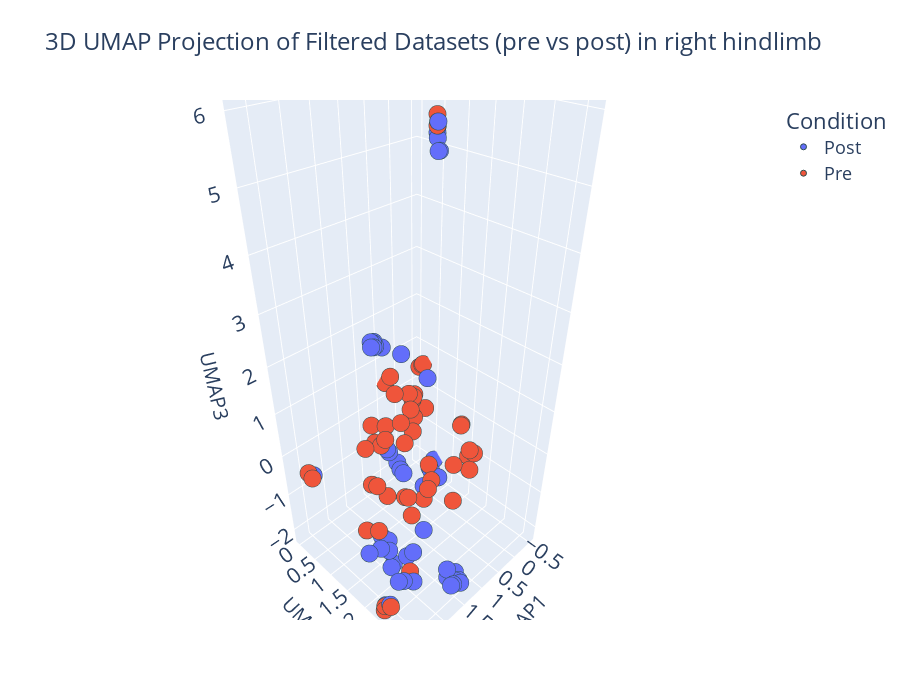
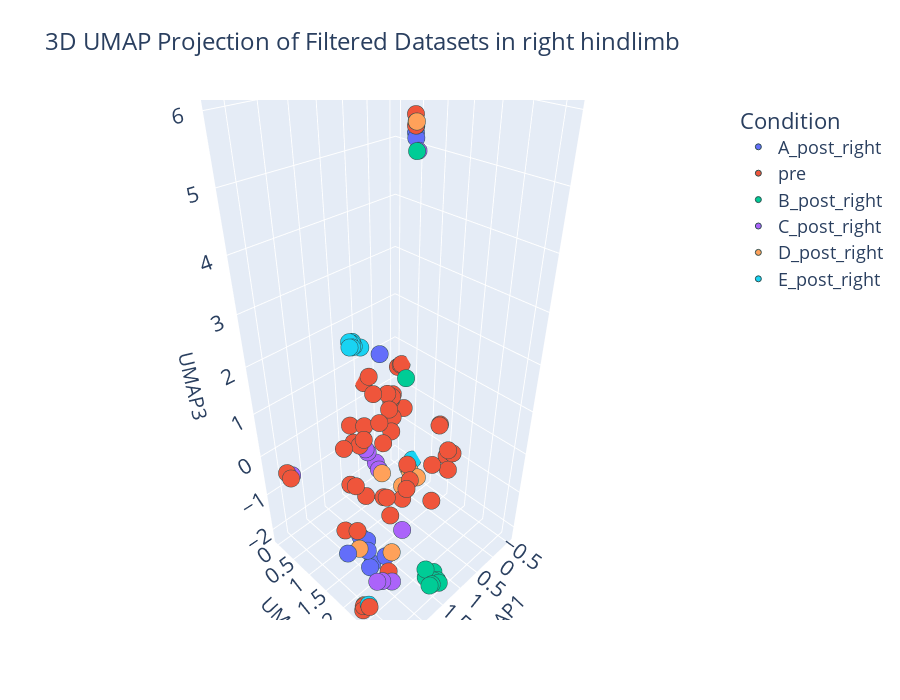

Notebook cell for these charts, in order:
### Markdown cell above
## UMAP Projection of the right limb

### Code cell
umap_plot_df["Dataset_label"] = umap_plot_df["Dataset"].map(dataset_label_map)
umap_plot_df_right = umap_plot_df[umap_plot_df["Dataset_label"].str.contains("right")]

umap_plot_df_right["Condition"] = umap_plot_df_right["Dataset_label"].apply(lambda x: "Pre" if "pre" in x.lower() else "Post")

fig = px.scatter_3d(
    umap_plot_df_right,
    x="UMAP1",
    y="UMAP2",
    z="UMAP3",
    color="Condition",
    symbol=None,
    hover_data=umap_plot_df_right.columns,
    title="3D UMAP Projection of Filtered Datasets (pre vs post) in right hindlimb"
)
fig.update_traces(marker=dict(size=SCATTER_SIZE, line=dict(width=SCATTER_LINE_WIDTH, color='DarkSlateGrey'), symbol=SCATTER_SYMBOL))
fig.update_layout(
    legend=dict(title="Condition", x=1.05, y=1, font=dict(size=LEGEND_FONT_SIZE)),
    width=900,
    height=700,
    scene=dict(
        xaxis=dict(title_font=dict(size=AXIS_TITLE_FONT_SIZE), tickfont=dict(size=AXIS_FONT_SIZE)),
        yaxis=dict(title_font=dict(size=AXIS_TITLE_FONT_SIZE), tickfont=dict(size=AXIS_FONT_SIZE)),
        zaxis=dict(title_font=dict(size=AXIS_TITLE_FONT_SIZE), tickfont=dict(size=AXIS_FONT_SIZE)),
    ),
    title=dict(font=dict(size=TITLE_FONT_SIZE))
)
fig.show()

umap_plot_df_right["Post_Condition"] = umap_plot_df_right["Dataset_label"].apply(extract_post_condition)

fig = px.scatter_3d(
    umap_plot_df_right,
    x="UMAP1",
    y="UMAP2",
    z="UMAP3",
    color="Post_Condition",
    symbol=None,
    hover_data=umap_plot_df_right.columns,
    title="3D UMAP Projection of Filtered Datasets in right hindlimb"
)
fig.update_traces(marker=dict(size=SCATTER_SIZE, line=dict(width=SCATTER_LINE_WIDTH, color='DarkSlateGrey'), symbol=SCATTER_SYMBOL))
fig.update_layout(
    legend=dict(title="Condition", x=1.05, y=1, font=dict(size=LEGEND_FONT_SIZE)),
    width=900,
    height=700,
    scene=dict(
        xaxis=dict(title_font=dict(size=AXIS_TITLE_FONT_SIZE), tickfont=dict(size=AXIS_FONT_SIZE)),
        yaxis=dict(title_font=dict(size=AXIS_TITLE_FONT_SIZE), tickfont=dict(size=AXIS_FONT_SIZE)),
        zaxis=dict(title_font=dict(size=AXIS_TITLE_FONT_SIZE), tickfont=dict(size=AXIS_FONT_SIZE)),
    ),
    title=dict(font=dict(size=TITLE_FONT_SIZE))
)
fig.show()

### Figure 1 — Plotly figure (JSON) as saved in the notebook; plotly's stock layout.template omitted (floating-point values rounded to 4 significant figures; data arrays with more than 128 entries replaced by an {"elided": "..."} marker saying what was removed)
{"data": [{"customdata": {"elided": "50x4 mixed values"}, "hovertemplate": "Condition=%{customdata[3]}<br>UMAP1=%{x}<br>UMAP2=%{y}<br>UMAP3=%{z}<br>Dataset=%{customdata[0]}<br>Mouse=%{customdata[1]}<br>Dataset_label=%{customdata[2]}<extra></extra>", "legendgroup": "Post", "marker": {"color": "#636efa", "line": {"color": "DarkSlateGrey", "width": 1}, "size": 6, "symbol": "circle"}, "mode": "markers", "name": "Post", "scene": "scene", "showlegend": true, "type": "scatter3d", "x": [0.7476, 0.2663, 1.58, 1.372, 1.532, 2.172, 1.514, 1.793, 1.585, 1.727, 1.929, 1.441, 2.507, 1.022, 0.9513, 2.6, 1.056, 2.118, 0.9836, 1.364, 2.284, 1.823, 2.534, 1.264, 2.227, 2.139, 0.5408, 1.894, 2.23, 2.672, 1.03, 0.5791, 1.793, 0.5539, 1.286, -0.5222, 1.168, 1.194, 1.368, 0.9921, 2.62, 1.216, 2.061, 1.813, 1.292, 1.957, 2.104, 2.176, 2.427, 1.99], "y": [0.8642, 1.055, 2.858, 2.875, 3.027, 2.981, 3.127, 3.148, 2.877, 3.141, 2.735, 3.029, 0.3351, 0.7116, 0.9224, 2.675, 1.119, 2.952, 0.7269, 2.054, 2.709, 1.378, 2.727, 1.422, 3.023, 2.936, 1.402, 2.308, 1.815, 2.393, 1.719, 1.678, 1.537, 1.468, 0.6897, 0.537, 0.6288, 0.6962, 0.7901, 0.6343, 2.459, 0.6713, 2.86, 2.064, 0.7633, 2.767, 1.897, 2.026, 1.722, 1.884], "z": [1.725, 1.041, -1.616, -1.873, -1.823, 6.019, -1.804, -1.585, -1.825, -1.623, 6.11, -1.895, -0.3798, -0.4704, -0.7303, -1.142, -0.7067, 6.005, -0.5644, -1.41, -1.418, -1.78, -1.138, -0.441, 6.333, 6.301, -0.8139, -1.347, -1.39, -2.033, -0.7286, -0.86, -1.79, -0.8643, 2.147, -1.931, 2.071, 2.024, 2.127, 1.872, -2.003, 2.082, 6.231, -1.758, 2.08, 6.067, -1.485, -1.779, -1.431, -1.979]}, {"customdata": {"elided": "50x4 mixed values"}, "hovertemplate": "Condition=%{customdata[3]}<br>UMAP1=%{x}<br>UMAP2=%{y}<br>UMAP3=%{z}<br>Dataset=%{customdata[0]}<br>Mouse=%{customdata[1]}<br>Dataset_label=%{customdata[2]}<extra></extra>", "legendgroup": "Pre", "marker": {"color": "#EF553B", "line": {"color": "DarkSlateGrey", "width": 1}, "size": 6, "symbol": "circle"}, "mode": "markers", "name": "Pre", "scene": "scene", "showlegend": true, "type": "scatter3d", "x": [1.597, 0.5756, 1.235, 0.904, 1.249, 0.4412, 1.483, 1.892, 1.618, 2.686, 2.641, -0.5049, 2.506, 2.563, 0.4725, -0.4694, 0.3625, 0.5442, 1.534, 0.4697, 2.149, 1.176, 0.6428, 2.242, 0.2383, 0.1179, 1.829, 0.1141, 0.3423, 2.224, 2.612, 2.02, 1.794, 2.044, -0.5271, 0.2252, 0.3648, 2.112, 1.723, 1.45, 0.1169, 2.074, 0.06059, 2.723, 2.164, 1.787, 0.689, 2.378, 0.8432, 1.584], "y": [1.325, 1.012, 0.9379, 1.307, 0.552, 1.931, 2.27, 2.274, 2.461, 2.396, 2.5, 0.1887, 2.115, 0.2618, 0.8949, 0.1176, 0.8052, 0.84, 1.134, 0.8626, 2.488, 1.136, 0.9862, 1.675, 2.13, 2.144, 2.493, 2.004, 1.076, 1.795, 0.449, 2.324, 1.004, 2.274, 0.1433, 2.146, -0.01545, 2.903, 2.487, 0.8684, 1.792, 2.864, 1.756, 2.419, 1.975, 2.012, 2.165, 1.629, 0.6662, 1.715], "z": [0.5476, 0.2608, 0.3973, 0.2947, 0.1823, -0.4439, 0.5302, -0.3928, 0.3983, -2.047, -2.006, 0.5335, -0.4067, -0.3363, 0.6279, 0.4446, 0.5805, 0.7107, 0.2435, 0.5341, -1.48, 1.222, 0.4718, 0.1756, -0.07089, -0.2206, 0.1439, -0.3871, 0.3866, 0.2134, -0.3041, 0.1868, 0.2499, 0.1793, 0.4813, -0.5729, 0.4022, 6.25, 0.2926, 0.08549, 0.2507, 6.35, 0.2214, -2.107, 0.06838, 1.041, -1.05, -0.9197, 1.175, 1.165]}], "layout": {"height": 700, "legend": {"font": {"size": 18}, "title": {"text": "Condition"}, "tracegroupgap": 0, "x": 1.05, "y": 1}, "scene": {"domain": {"x": [0, 1], "y": [0, 1]}, "xaxis": {"tickfont": {"size": 16}, "title": {"font": {"size": 20}, "text": "UMAP1"}}, "yaxis": {"tickfont": {"size": 16}, "title": {"font": {"size": 20}, "text": "UMAP2"}}, "zaxis": {"tickfont": {"size": 16}, "title": {"font": {"size": 20}, "text": "UMAP3"}}}, "title": {"font": {"size": 24}, "text": "3D UMAP Projection of Filtered Datasets (pre vs post) in right hindlimb"}, "width": 900}}

### Figure 2 — Plotly figure (JSON) as saved in the notebook; plotly's stock layout.template omitted (floating-point values rounded to 4 significant figures; data arrays with more than 128 entries replaced by an {"elided": "..."} marker saying what was removed)
{"data": [{"customdata": [[1, 1, "A_post_right", "Post", "A_post_right"], [1, 21, "A_post_right", "Post", "A_post_right"], [1, 43, "A_post_right", "Post", "A_post_right"], [1, 65, "A_post_right", "Post", "A_post_right"], [1, 87, "A_post_right", "Post", "A_post_right"], [1, 91, "A_post_right", "Post", "A_post_right"], [1, 93, "A_post_right", "Post", "A_post_right"], [1, 95, "A_post_right", "Post", "A_post_right"], [1, 97, "A_post_right", "Post", "A_post_right"], [1, 99, "A_post_right", "Post", "A_post_right"]], "hovertemplate": "Post_Condition=%{customdata[4]}<br>UMAP1=%{x}<br>UMAP2=%{y}<br>UMAP3=%{z}<br>Dataset=%{customdata[0]}<br>Mouse=%{customdata[1]}<br>Dataset_label=%{customdata[2]}<br>Condition=%{customdata[3]}<extra></extra>", "legendgroup": "A_post_right", "marker": {"color": "#636efa", "line": {"color": "DarkSlateGrey", "width": 1}, "size": 6, "symbol": "circle"}, "mode": "markers", "name": "A_post_right", "scene": "scene", "showlegend": true, "type": "scatter3d", "x": [0.7476, 1.929, 1.823, 1.793, 1.813, 1.957, 2.104, 2.176, 2.427, 1.99], "y": [0.8642, 2.735, 1.378, 1.537, 2.064, 2.767, 1.897, 2.026, 1.722, 1.884], "z": [1.725, 6.11, -1.78, -1.79, -1.758, 6.067, -1.485, -1.779, -1.431, -1.979]}, {"customdata": {"elided": "50x5 mixed values"}, "hovertemplate": "Post_Condition=%{customdata[4]}<br>UMAP1=%{x}<br>UMAP2=%{y}<br>UMAP3=%{z}<br>Dataset=%{customdata[0]}<br>Mouse=%{customdata[1]}<br>Dataset_label=%{customdata[2]}<br>Condition=%{customdata[3]}<extra></extra>", "legendgroup": "pre", "marker": {"color": "#EF553B", "line": {"color": "DarkSlateGrey", "width": 1}, "size": 6, "symbol": "circle"}, "mode": "markers", "name": "pre", "scene": "scene", "showlegend": true, "type": "scatter3d", "x": [1.597, 0.5756, 1.235, 0.904, 1.249, 0.4412, 1.483, 1.892, 1.618, 2.686, 2.641, -0.5049, 2.506, 2.563, 0.4725, -0.4694, 0.3625, 0.5442, 1.534, 0.4697, 2.149, 1.176, 0.6428, 2.242, 0.2383, 0.1179, 1.829, 0.1141, 0.3423, 2.224, 2.612, 2.02, 1.794, 2.044, -0.5271, 0.2252, 0.3648, 2.112, 1.723, 1.45, 0.1169, 2.074, 0.06059, 2.723, 2.164, 1.787, 0.689, 2.378, 0.8432, 1.584], "y": [1.325, 1.012, 0.9379, 1.307, 0.552, 1.931, 2.27, 2.274, 2.461, 2.396, 2.5, 0.1887, 2.115, 0.2618, 0.8949, 0.1176, 0.8052, 0.84, 1.134, 0.8626, 2.488, 1.136, 0.9862, 1.675, 2.13, 2.144, 2.493, 2.004, 1.076, 1.795, 0.449, 2.324, 1.004, 2.274, 0.1433, 2.146, -0.01545, 2.903, 2.487, 0.8684, 1.792, 2.864, 1.756, 2.419, 1.975, 2.012, 2.165, 1.629, 0.6662, 1.715], "z": [0.5476, 0.2608, 0.3973, 0.2947, 0.1823, -0.4439, 0.5302, -0.3928, 0.3983, -2.047, -2.006, 0.5335, -0.4067, -0.3363, 0.6279, 0.4446, 0.5805, 0.7107, 0.2435, 0.5341, -1.48, 1.222, 0.4718, 0.1756, -0.07089, -0.2206, 0.1439, -0.3871, 0.3866, 0.2134, -0.3041, 0.1868, 0.2499, 0.1793, 0.4813, -0.5729, 0.4022, 6.25, 0.2926, 0.08549, 0.2507, 6.35, 0.2214, -2.107, 0.06838, 1.041, -1.05, -0.9197, 1.175, 1.165]}, {"customdata": [[5, 3, "B_post_right", "Post", "B_post_right"], [5, 5, "B_post_right", "Post", "B_post_right"], [5, 7, "B_post_right", "Post", "B_post_right"], [5, 9, "B_post_right", "Post", "B_post_right"], [5, 11, "B_post_right", "Post", "B_post_right"], [5, 13, "B_post_right", "Post", "B_post_right"], [5, 15, "B_post_right", "Post", "B_post_right"], [5, 17, "B_post_right", "Post", "B_post_right"], [5, 19, "B_post_right", "Post", "B_post_right"], [5, 23, "B_post_right", "Post", "B_post_right"]], "hovertemplate": "Post_Condition=%{customdata[4]}<br>UMAP1=%{x}<br>UMAP2=%{y}<br>UMAP3=%{z}<br>Dataset=%{customdata[0]}<br>Mouse=%{customdata[1]}<br>Dataset_label=%{customdata[2]}<br>Condition=%{customdata[3]}<extra></extra>", "legendgroup": "B_post_right", "marker": {"color": "#00cc96", "line": {"color": "DarkSlateGrey", "width": 1}, "size": 6, "symbol": "circle"}, "mode": "markers", "name": "B_post_right", "scene": "scene", "showlegend": true, "type": "scatter3d", "x": [0.2663, 1.58, 1.372, 1.532, 2.172, 1.514, 1.793, 1.585, 1.727, 1.441], "y": [1.055, 2.858, 2.875, 3.027, 2.981, 3.127, 3.148, 2.877, 3.141, 3.029], "z": [1.041, -1.616, -1.873, -1.823, 6.019, -1.804, -1.585, -1.825, -1.623, -1.895]}, {"customdata": [[9, 25, "C_post_right", "Post", "C_post_right"], [9, 27, "C_post_right", "Post", "C_post_right"], [9, 29, "C_post_right", "Post", "C_post_right"], [9, 31, "C_post_right", "Post", "C_post_right"], [9, 33, "C_post_right", "Post", "C_post_right"], [9, 35, "C_post_right", "Post", "C_post_right"], [9, 37, "C_post_right", "Post", "C_post_right"], [9, 39, "C_post_right", "Post", "C_post_right"], [9, 41, "C_post_right", "Post", "C_post_right"], [9, 45, "C_post_right", "Post", "C_post_right"]], "hovertemplate": "Post_Condition=%{customdata[4]}<br>UMAP1=%{x}<br>UMAP2=%{y}<br>UMAP3=%{z}<br>Dataset=%{customdata[0]}<br>Mouse=%{customdata[1]}<br>Dataset_label=%{customdata[2]}<br>Condition=%{customdata[3]}<extra></extra>", "legendgroup": "C_post_right", "marker": {"color": "#ab63fa", "line": {"color": "DarkSlateGrey", "width": 1}, "size": 6, "symbol": "circle"}, "mode": "markers", "name": "C_post_right", "scene": "scene", "showlegend": true, "type": "scatter3d", "x": [2.507, 1.022, 0.9513, 2.6, 1.056, 2.118, 0.9836, 1.364, 2.284, 2.534], "y": [0.3351, 0.7116, 0.9224, 2.675, 1.119, 2.952, 0.7269, 2.054, 2.709, 2.727], "z": [-0.3798, -0.4704, -0.7303, -1.142, -0.7067, 6.005, -0.5644, -1.41, -1.418, -1.138]}, {"customdata": [[13, 47, "D_post_right", "Post", "D_post_right"], [13, 49, "D_post_right", "Post", "D_post_right"], [13, 51, "D_post_right", "Post", "D_post_right"], [13, 53, "D_post_right", "Post", "D_post_right"], [13, 55, "D_post_right", "Post", "D_post_right"], [13, 57, "D_post_right", "Post", "D_post_right"], [13, 59, "D_post_right", "Post", "D_post_right"], [13, 61, "D_post_right", "Post", "D_post_right"], [13, 63, "D_post_right", "Post", "D_post_right"], [13, 67, "D_post_right", "Post", "D_post_right"]], "hovertemplate": "Post_Condition=%{customdata[4]}<br>UMAP1=%{x}<br>UMAP2=%{y}<br>UMAP3=%{z}<br>Dataset=%{customdata[0]}<br>Mouse=%{customdata[1]}<br>Dataset_label=%{customdata[2]}<br>Condition=%{customdata[3]}<extra></extra>", "legendgroup": "D_post_right", "marker": {"color": "#FFA15A", "line": {"color": "DarkSlateGrey", "width": 1}, "size": 6, "symbol": "circle"}, "mode": "markers", "name": "D_post_right", "scene": "scene", "showlegend": true, "type": "scatter3d", "x": [1.264, 2.227, 2.139, 0.5408, 1.894, 2.23, 2.672, 1.03, 0.5791, 0.5539], "y": [1.422, 3.023, 2.936, 1.402, 2.308, 1.815, 2.393, 1.719, 1.678, 1.468], "z": [-0.441, 6.333, 6.301, -0.8139, -1.347, -1.39, -2.033, -0.7286, -0.86, -0.8643]}, {"customdata": [[17, 69, "E_post_right", "Post", "E_post_right"], [17, 71, "E_post_right", "Post", "E_post_right"], [17, 73, "E_post_right", "Post", "E_post_right"], [17, 75, "E_post_right", "Post", "E_post_right"], [17, 77, "E_post_right", "Post", "E_post_right"], [17, 79, "E_post_right", "Post", "E_post_right"], [17, 81, "E_post_right", "Post", "E_post_right"], [17, 83, "E_post_right", "Post", "E_post_right"], [17, 85, "E_post_right", "Post", "E_post_right"], [17, 89, "E_post_right", "Post", "E_post_right"]], "hovertemplate": "Post_Condition=%{customdata[4]}<br>UMAP1=%{x}<br>UMAP2=%{y}<br>UMAP3=%{z}<br>Dataset=%{customdata[0]}<br>Mouse=%{customdata[1]}<br>Dataset_label=%{customdata[2]}<br>Condition=%{customdata[3]}<extra></extra>", "legendgroup": "E_post_right", "marker": {"color": "#19d3f3", "line": {"color": "DarkSlateGrey", "width": 1}, "size": 6, "symbol": "circle"}, "mode": "markers", "name": "E_post_right", "scene": "scene", "showlegend": true, "type": "scatter3d", "x": [1.286, -0.5222, 1.168, 1.194, 1.368, 0.9921, 2.62, 1.216, 2.061, 1.292], "y": [0.6897, 0.537, 0.6288, 0.6962, 0.7901, 0.6343, 2.459, 0.6713, 2.86, 0.7633], "z": [2.147, -1.931, 2.071, 2.024, 2.127, 1.872, -2.003, 2.082, 6.231, 2.08]}], "layout": {"height": 700, "legend": {"font": {"size": 18}, "title": {"text": "Condition"}, "tracegroupgap": 0, "x": 1.05, "y": 1}, "scene": {"domain": {"x": [0, 1], "y": [0, 1]}, "xaxis": {"tickfont": {"size": 16}, "title": {"font": {"size": 20}, "text": "UMAP1"}}, "yaxis": {"tickfont": {"size": 16}, "title": {"font": {"size": 20}, "text": "UMAP2"}}, "zaxis": {"tickfont": {"size": 16}, "title": {"font": {"size": 20}, "text": "UMAP3"}}}, "title": {"font": {"size": 24}, "text": "3D UMAP Projection of Filtered Datasets in right hindlimb"}, "width": 900}}
